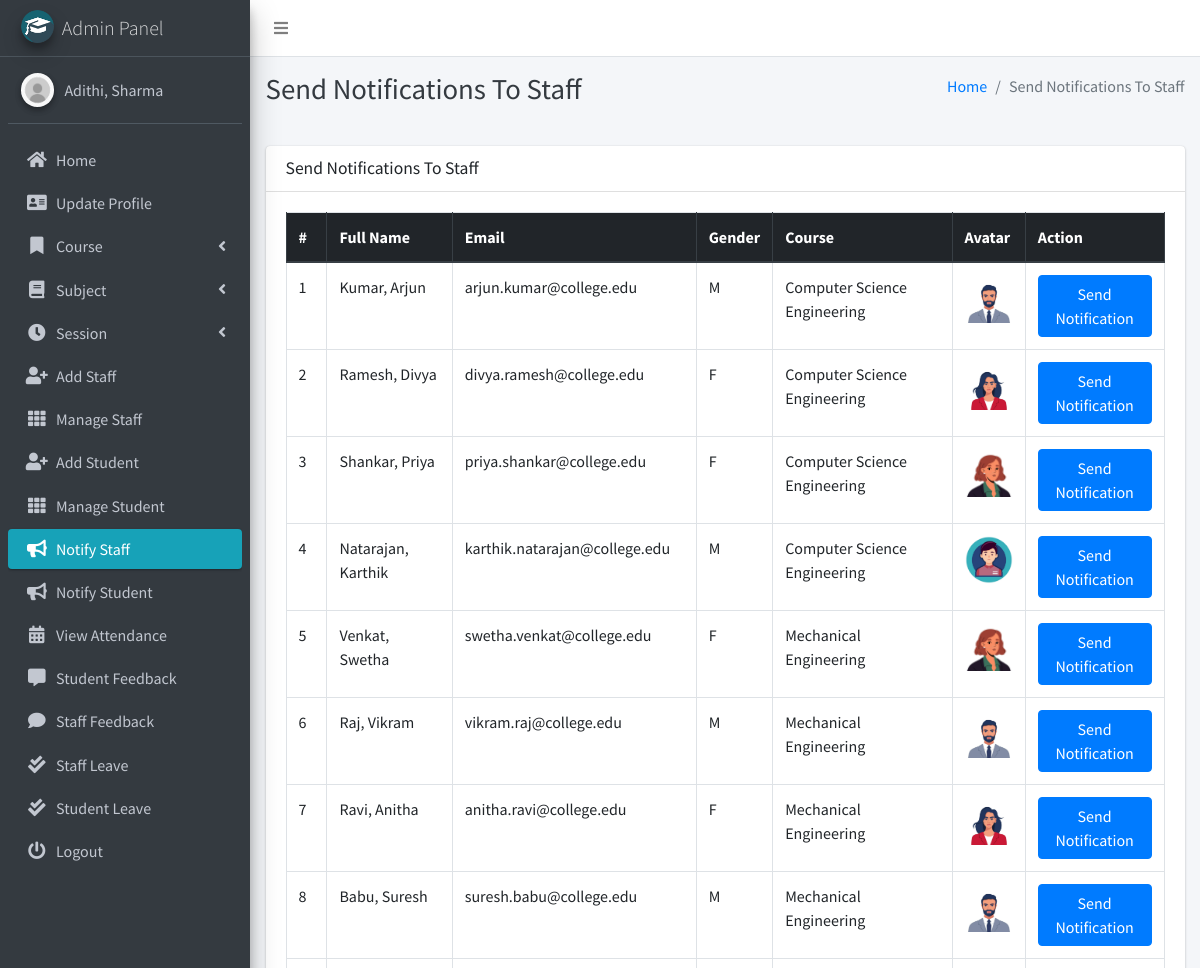
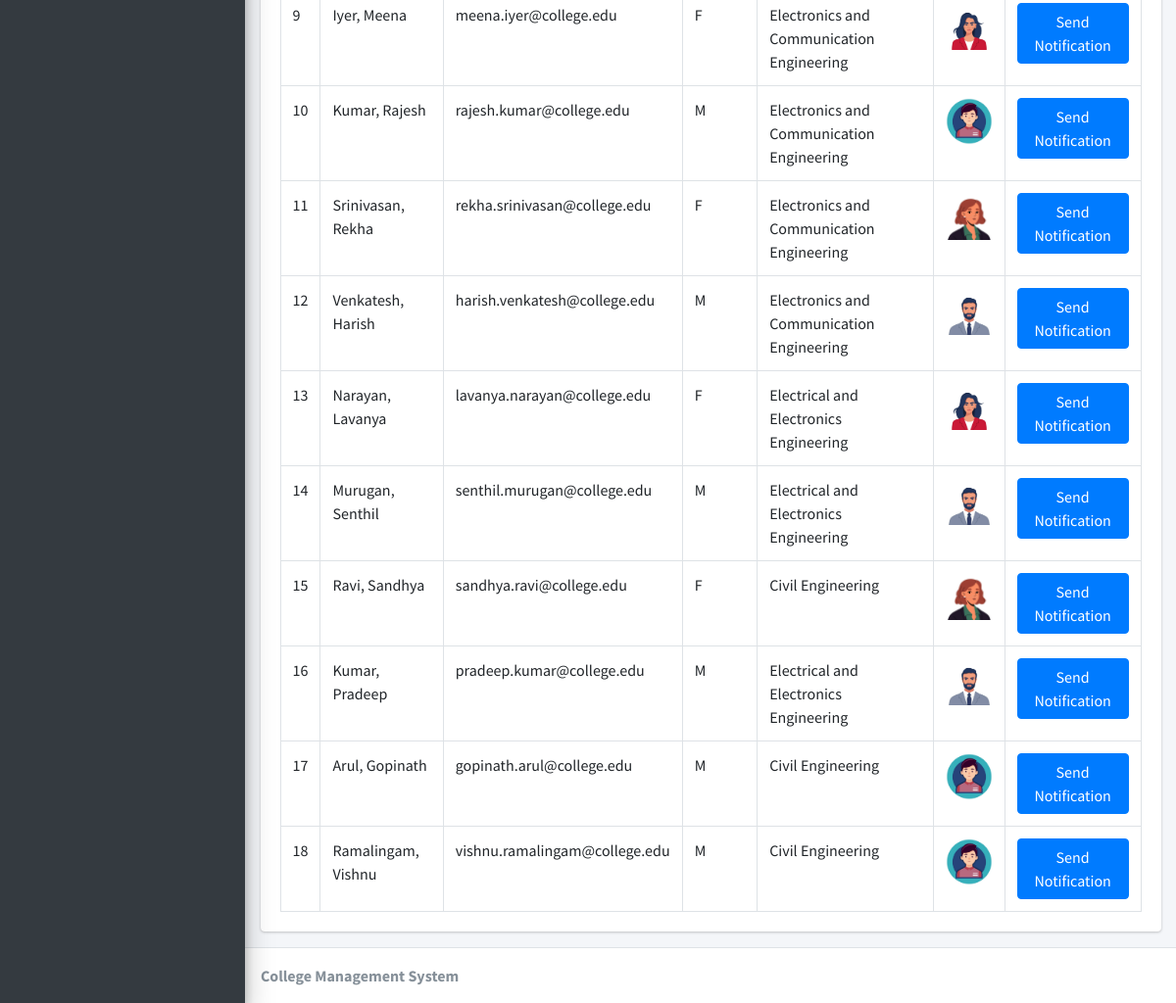
The page /admin_notify_staff (signed in) on the database its author committed (2 pictures, top to bottom).
### main_app/models.py (models this page shows, shortened)
class CustomUser(AbstractUser):
    USER_TYPE = ((1, "HOD"), (2, "Staff"), (3, "Student"))
    GENDER = [("M", "Male"), ("F", "Female")]
    username = None  # Removed username, using email instead
    email = models.EmailField(unique=True)
    user_type = models.CharField(default=1, choices=USER_TYPE, max_length=1)
    gender = models.CharField(max_length=1, choices=GENDER)
    profile_pic = models.ImageField()
    address = models.TextField()
    fcm_token = models.TextField(default="")  # For firebase notifications
    created_at = models.DateTimeField(auto_now_add=True)
    updated_at = models.DateTimeField(auto_now=True)
    USERNAME_FIELD = "email"
    REQUIRED_FIELDS = []
    objects = CustomUserManager()
    def __str__(self):
        return self.last_name + ", " + self.first_name

class Staff(models.Model):
    course = models.ForeignKey(Course, on_delete=models.DO_NOTHING, null=True, blank=False)
    admin = models.OneToOneField(CustomUser, on_delete=models.CASCADE)

class Course(models.Model):
    name = models.CharField(max_length=120)
    created_at = models.DateTimeField(auto_now_add=True)
    updated_at = models.DateTimeField(auto_now=True)

### main_app/hod_views.py (the view)
# urls.py: path("admin_notify_staff", hod_views.admin_notify_staff,
def admin_notify_staff(request):
    staff = CustomUser.objects.filter(user_type=2)
    context = {
        'page_title': "Send Notifications To Staff",
        'allStaff': staff
    }
    return render(request, "hod_template/staff_notification.html", context)

### main_app/templates/hod_template/staff_notification.html (shortened to what this page needs)
{% extends 'main_app/base.html' %}
{% load static %}
{% block page_title %}{{page_title}}{% endblock page_title %}
{% block content %}
<section class="content">
    <div class="container-fluid">
        <div class="row">
            <div class="col-md-12">
                <div class="card">
                    <div class="card-header">
                        <h3 class="card-title">{{page_title}}</h3>
                    </div>
                    <div class="card-body">
                        <table id="example2" class="table table-bordered table-hover">
                            <thead class="thead-dark">
                                <tr>
                                    <th>#</th>
                                    <th>Full Name</th>
                                    <th>Email</th>
                                    <th>Gender</th>
                                    <th>Course</th>
                                    <th>Avatar</th>
                                    <th>Action</th>
                                </tr>
                            </thead>
                            <tbody>
                                {% for staff in allStaff %}
                                <tr>
                                    <td>{{ forloop.counter }}</td>
                                    <td>{{staff.last_name}}, {{staff.first_name}}</td>
                                    <td>{{staff.email}}</td>
                                    <td>{{staff.gender}}</td>
                                    <td>{{staff.staff.course.name}}</td>
                                    <td>
                                        {% if staff.profile_pic == ""  %}
                                        No Image
                                        {% else %}
                                        <img class="img img-fluid mb-2" height="56" width="56"
                                            src="{{staff.profile_pic}}" alt="">
                                        {% endif %}
                                    </td>
                                    <td><button data-toggle = "modal" data-target = "#myModal"class="btn btn-primary show_notification" value="{{staff.id}}">Send Notification</button>
                                    </td>
                                </tr>
                                {% endfor %}
                            </tbody>
                        </table>
                    </div>
                </div>
            </div>
        </div>
    </div>
</section>
{% endblock content %}

### main_app/templates/main_app/base.html (shortened to what this page needs)
{% load static %}
<!DOCTYPE html>
<html>
<head>
    <link rel="stylesheet" href="{% static 'plugins/fontawesome-free/css/all.min.css'%} ">
    <link rel="stylesheet" href="https://code.ionicframework.com/ionicons/2.0.1/css/ionicons.min.css">
    <link rel="stylesheet"
        href="{% static 'plugins/tempusdominus-bootstrap-4/css/tempusdominus-bootstrap-4.min.css'%} ">
    <link rel="stylesheet" href="{% static 'plugins/icheck-bootstrap/icheck-bootstrap.min.css'%} ">
    <link rel="stylesheet" href="{% static 'dist/css/adminlte.min.css'%} ">
    <link rel="stylesheet" href="{% static 'plugins/overlayScrollbars/css/OverlayScrollbars.min.css'%} ">
    <link rel="stylesheet" href="{% static 'plugins/daterangepicker/daterangepicker.css'%} ">
</head>
<body class="hold-transition sidebar-mini layout-fixed">
    <div class="wrapper">
        <nav class="main-header navbar navbar-expand navbar-white navbar-light">
            <ul class="navbar-nav">
                <li class="nav-item">
                    <a class="nav-link" data-widget="pushmenu" href="#"><i class="fas fa-bars"></i></a>
                </li>
            </ul>
        </nav>
        {% include "main_app/sidebar_template.html" with user=user %}
        <div class="content-wrapper">
            <div class="content-header">
                <div class="container-fluid">
                    <div class="row mb-2">
                        <div class="col-sm-6">
                            <h1 class="m-0 text-dark">{% block page_title %}{% endblock page_title %}</h1>
                        </div>
                        <div class="col-sm-6">
                            <ol class="breadcrumb float-sm-right">
                                <li class="breadcrumb-item"><a href="#">Home</a></li>
                                <li class="breadcrumb-item active">{{ page_title }}</li>
                            </ol>
                        </div>
                    </div>
                </div>
            </div>
<section class="content">
    <div class="container-fluid">
        <div class="row">
            <div class="col-md-12">
            </div></div></div></section>
            {% block content %}
            {% endblock content %}
        </div>
        {% include "main_app/footer.html" %}
    </div>
</body>
</html>

### main_app/templates/main_app/sidebar_template.html (shortened to what this page needs)
{% load static %}
<aside class="main-sidebar sidebar-dark-info elevation-4">
    {% if request.user.user_type == '1' %}
    <a href="{% url 'admin_home' %}" class="brand-link">
        <img src="{% static 'dist/img/cmsl.png' %} " alt="AdminLTE Logo"
            class="brand-image img-circle elevation-3" >
        <span class="brand-text font-weight-light">Admin Panel</span>
    </a>
    <div class="sidebar">
        <div class="user-panel mt-3 pb-3 mb-3 d-flex">
            <div class="image">
                <img src="{{ request.user.profile_pic}}" class="img-circle elevation-2" alt="User Image">
            </div>
            <div class="info">
                <a href="#" class="d-block">{{user}}</a>
            </div>
        </div>
        <nav class="mt-2">
            <ul class="nav nav-pills nav-sidebar flex-column" data-widget="treeview" role="menu" data-accordion="false">
                <li class="nav-item">
                    {% url 'admin_home' as admin_home %}
                    <a href="{{admin_home}}" class="nav-link {% if admin_home == request.path %} active {% endif %}">
                        <i class="nav-icon fas fa-home"></i>
                        <p>
                            Home
                        </p>
                    </a>
                </li>
                <li class="nav-item">
                    {% url 'admin_view_profile' as admin_view_profile %}
                    <a href="{{admin_view_profile}}"
                        class="nav-link {% if admin_view_profile == request.path %} active {% endif %}">
                        <i class="nav-icon fas fa-address-card"></i>
                        <p>
                            Update Profile
                        </p>
                    </a>
                </li>
                <li class="nav-item has-treeview">
                    <a href="#" class="nav-link">
                        <i class="nav-icon fas fa-bookmark"></i>
                        <p>
                            Course
                            <i class="fas fa-angle-left right"></i>
                        </p>
                    </a>
                </li>
                <li class="nav-item has-treeview">
                    <a href="#" class="nav-link">
                        <i class="nav-icon fas fa-book"></i>
                        <p>
                            Subject
                            <i class="fas fa-angle-left right"></i>
                        </p>
                    </a>
                </li>
                <li class="nav-item has-treeview">
                    <a href="#" class="nav-link">
                        <i class="nav-icon fas fa-clock"></i>
                        <p>
                            Session
                            <i class="fas fa-angle-left right"></i>
                        </p>
                    </a>
                </li>
                <li class="nav-item">
                    {% url 'add_staff' as add_staff %}
                    <a href="{{add_staff}}" class="nav-link {% if add_staff == request.path %} active {% endif %}">
                        <i class="nav-icon fas fa-user-plus"></i>
                        <p>
                            Add Staff
                        </p>
                    </a>
                </li>
                <li class="nav-item">
                    {% url 'manage_staff' as manage_staff %}
                    {% url 'edit_staff' staff_id as edit_staff %}
                    <a href="{{manage_staff}}"
                        class="nav-link {% if manage_staff == request.path or request.path == edit_staff %} active {% endif %}">
                        <i class="nav-icon fas fa-th"></i>
                        <p>
                            Manage Staff
                        </p>
                    </a>
                </li>
                <li class="nav-item">
                    {% url 'add_student' as add_student%}
                    <a href="{{add_student}}" class="nav-link  {% if add_student == request.path %} active {% endif %}">
                        <i class="nav-icon fas fa-user-plus"></i>
                        <p>
                            Add Student
                        </p>
                    </a>
                </li>
                <li class="nav-item">
                    {% url 'manage_student' as manage_student %}
                    {% url 'edit_student' student_id as edit_student %}
                    <a href="{{manage_student}}"
                        class="nav-link  {% if edit_student == request.path or manage_student == request.path %} active {% endif %}">
                        <i class="nav-icon fas fa-th"></i>
                        <p>
                            Manage Student
                        </p>
                    </a>
                </li>
                <li class="nav-item">
                    {% url 'admin_notify_staff' as admin_notify_staff %}
                    <a href="{{admin_notify_staff}}"
                        class="nav-link {% if admin_notify_staff == request.path %} active {% endif %}">
                        <i class="nav-icon fas fa-bullhorn"></i>
                        <p>
                            Notify Staff
                        </p>
                    </a>
                </li>
                <li class="nav-item">
                    {% url 'admin_notify_student' as admin_notify_student %}
                    <a href="{{admin_notify_student}}"
                        class="nav-link {% if admin_notify_student == request.path %} active {% endif %}">
                        <i class="nav-icon fas fa-bullhorn"></i>
                        <p>
                            Notify Student
                        </p>
                    </a>
                </li>
                <li class="nav-item">
                    {% url 'admin_view_attendance' as admin_view_attendance %}
                <li class="nav-item">
                    <a href="{{admin_view_attendance}}"
                        class="nav-link  {% if admin_view_attendance == request.path %} active {% endif %}">
                        <i class="nav-icon fas fa-calendar-alt"></i>
                        <p>
                            View Attendance
                        </p>
                    </a>
                </li>
                <li class="nav-item">
                    {% url 'student_feedback_message' as student_feedback_message %}
                    <a href="{{ student_feedback_message }}"
                        class="nav-link  {% if student_feedback_message == request.path %} active {% endif %}">
                        <i class="nav-icon fas fa-comment-alt"></i>
                        <p>
                            Student Feedback
                        </p>
                    </a>
                </li>
                <li class="nav-item">
                    {% url 'staff_feedback_message' as staff_feedback_message %}
                    <a href="{{staff_feedback_message}}"
                        class="nav-link   {% if staff_feedback_message == request.path %} active {% endif %}">
                        <i class="nav-icon fas fa-comment"></i>
                        <p>
                            Staff Feedback
                        </p>
                    </a>
                </li>
                <li class="nav-item">
                    {% url 'view_staff_leave' as view_staff_leave %}
                    <a href="{{view_staff_leave}}"
                        class="nav-link  {% if view_staff_leave == request.path %} active {% endif %}">
                        <i class="nav-icon fas fa-check-double"></i>
                        <p>
                            Staff Leave
                        </p>
                    </a>
                </li>
                <li class="nav-item">
                    {% url 'view_student_leave' as view_student_leave %}
                    <a href="{% url 'view_student_leave' %}"
                        class="nav-link  {% if view_student_leave == request.path %} active {% endif %}">
                        <i class="nav-icon fas fa-check-double"></i>
                        <p>
                            Student Leave
                        </p>
                    </a>
                </li>
                                        {% endif %}
                                        <li class="nav-item">
                                            <a href="{% url 'user_logout' %}"
                                                onclick="return confirm('Your session would be terminated.\n\nProceed?')"
                                                class="nav-link">
                                                <i class="nav-icon fas fa-power-off"></i>
                                                <p>
                                                    Logout
                                                </p>
                                            </a>
                                        </li>
                                    </ul>
                                </nav>
                            </div>
</aside>

### main_app/templates/main_app/footer.html (shortened to what this page needs)
<footer class="main-footer">
     <strong>College Management System</strong>
</footer>

### rows shown on the page
CustomUser: user.profile_pic (picture), last_name+first_name "Adithi, Sharma"
CustomUser: last_name "Kumar", first_name "Arjun", email "arjun.kumar@college.edu", gender "M", staff.course.name "Computer Science Engineering", profile_pic (picture)
CustomUser: last_name "Ramesh", first_name "Divya", email "divya.ramesh@college.edu", gender "F", staff.course.name "Computer Science Engineering", profile_pic (picture)
CustomUser: last_name "Shankar", first_name "Priya", email "priya.shankar@college.edu", gender "F", staff.course.name "Computer Science Engineering", profile_pic (picture)
CustomUser: last_name "Natarajan", first_name "Karthik", email "karthik.natarajan@college.edu", gender "M", staff.course.name "Computer Science Engineering", profile_pic (picture)
CustomUser: last_name "Venkat", first_name "Swetha", email "swetha.venkat@college.edu", gender "F", staff.course.name "Mechanical Engineering", profile_pic (picture)
CustomUser: last_name "Raj", first_name "Vikram", email "vikram.raj@college.edu", gender "M", staff.course.name "Mechanical Engineering", profile_pic (picture)
CustomUser: last_name "Ravi", first_name "Anitha", email "anitha.ravi@college.edu", gender "F", staff.course.name "Mechanical Engineering", profile_pic (picture)
CustomUser: last_name "Babu", first_name "Suresh", email "suresh.babu@college.edu", gender "M", staff.course.name "Mechanical Engineering", profile_pic (picture)
CustomUser: last_name "Iyer", first_name "Meena", email "meena.iyer@college.edu", gender "F", staff.course.name "Electronics and Communication Engineering", profile_pic (picture)
CustomUser: last_name "Kumar", first_name "Rajesh", email "rajesh.kumar@college.edu", gender "M", staff.course.name "Electronics and Communication Engineering", profile_pic (picture)
CustomUser: last_name "Srinivasan", first_name "Rekha", email "rekha.srinivasan@college.edu", gender "F", staff.course.name "Electronics and Communication Engineering", profile_pic (picture)
CustomUser: last_name "Venkatesh", first_name "Harish", email "harish.venkatesh@college.edu", gender "M", staff.course.name "Electronics and Communication Engineering", profile_pic (picture)
CustomUser: last_name "Narayan", first_name "Lavanya", email "lavanya.narayan@college.edu", gender "F", staff.course.name "Electrical and Electronics Engineering", profile_pic (picture)
CustomUser: last_name "Murugan", first_name "Senthil", email "senthil.murugan@college.edu", gender "M", staff.course.name "Electrical and Electronics Engineering", profile_pic (picture)
CustomUser: last_name "Ravi", first_name "Sandhya", email "sandhya.ravi@college.edu", gender "F", staff.course.name "Civil Engineering", profile_pic (picture)
CustomUser: last_name "Kumar", first_name "Pradeep", email "pradeep.kumar@college.edu", gender "M", staff.course.name "Electrical and Electronics Engineering", profile_pic (picture)
CustomUser: last_name "Arul", first_name "Gopinath", email "gopinath.arul@college.edu", gender "M", staff.course.name "Civil Engineering", profile_pic (picture)
CustomUser: last_name "Ramalingam", first_name "Vishnu", email "vishnu.ramalingam@college.edu", gender "M", staff.course.name "Civil Engineering", profile_pic (picture)

### other values the page prints
{{ page_title }} "Send Notifications To Staff"
